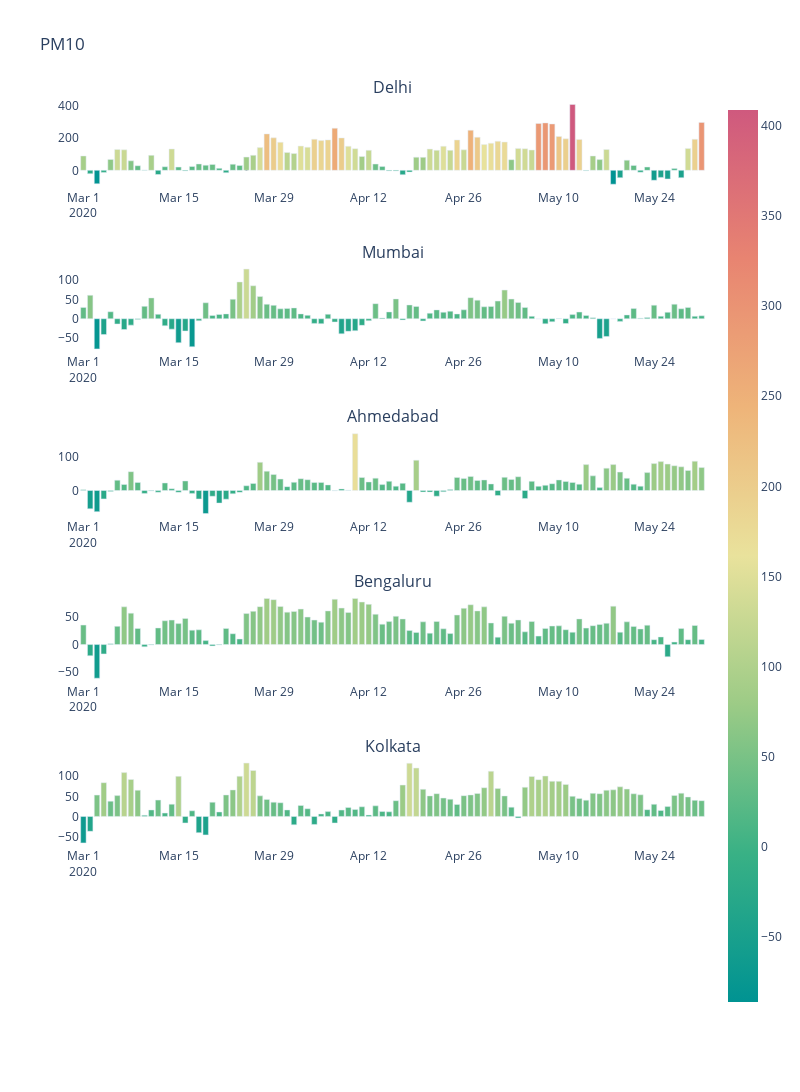

The cell this chart's notebook holds for it:
### Code cell
plot = make_subplots(
    rows=6, cols=1,
    subplot_titles=('Delhi','Mumbai','Ahmedabad','Bengaluru','Kolkata'))

plot.add_trace(go.Bar(x=PM10.index, y=PM10['Delhi'],
                    marker=dict(color=PM10['Delhi'],coloraxis="coloraxis")),1,1)

plot.add_trace(go.Bar(x=PM10.index, y=PM10['Mumbai'],
                    marker=dict(color=PM10['Mumbai'],coloraxis="coloraxis")),2,1)

plot.add_trace(go.Bar(x=PM10.index, y=PM10['Ahmedabad'],
                    marker=dict(color=PM10['Ahmedabad'],coloraxis="coloraxis")),3,1)

plot.add_trace(go.Bar(x=PM10.index, y=PM10['Bengaluru'],
                    marker=dict(color=PM10['Bengaluru'],coloraxis="coloraxis")),4,1)

plot.add_trace(go.Bar(x=PM10.index, y=PM10['Kolkata'],
                    marker=dict(color=PM10['Kolkata'],coloraxis="coloraxis")),5,1)


plot.update_layout(coloraxis=dict(colorscale='Temps'),showlegend=False,title_text="PM10")

plot.update_layout(plot_bgcolor='white')

plot.update_layout( width=800,height=1200,shapes=[
      dict(
      type= 'line',
#       yref= 'paper', y0= 0, y1= 1,
      xref= 'x', x0= '2020-03-25', x1= '2020-03-25'
    )
])
